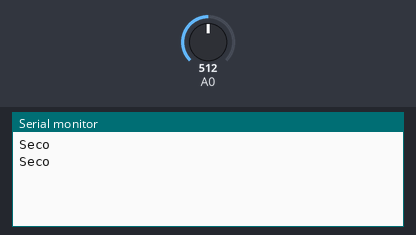
The sketch below on a simulated Arduino Uno, built with avr-gcc and run on an emulated ATmega328P. Shown: the last lines printed to the serial monitor. The test bench sets the inputs (shaded band); at power-on: A0 = 512.

Above: at 1.8 s.
1.9 s: A0 set to 792
At 2.6 s:
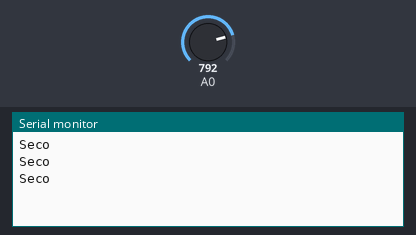
3.4 s: A0 set to 812
At 4.8 s:
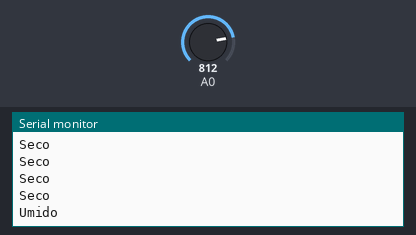

Measured:
- the behaviour switches between 800 and 801 on A0 (found by bisection; images 1 and 2)
- after the input at 3.4 s, the serial monitor: prints a new line after 0.60 s (image 2)

The sketch:

ESP8266Arduino.ino
```cpp
void setup() {
  Serial.begin(9600);
  pinMode(A0, INPUT);
}

void loop() {
  if(analogRead(A0) > 800){
    Serial.print("Umido\n");
  }
  else{
    Serial.print("Seco\n");
  }
  delay(1000);
}
```
